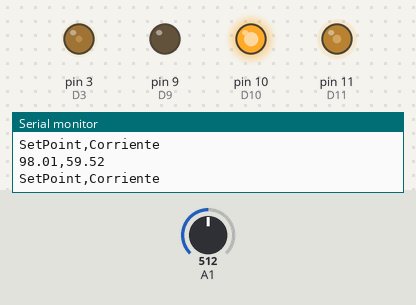
Bench run of a sketch on a simulated Arduino Uno, built with avr-gcc and run on an emulated ATmega328P. Parts: output pins drawn as LEDs (lit = HIGH), the last lines printed to the serial monitor. Inputs (shaded band) come from the test bench; at power-on: A1 = 512. Pins used as bus, display or sensor lines are not drawn.

Above: at 1.2 s.
1.3 s: A1 set to 842
At 2.84 s:
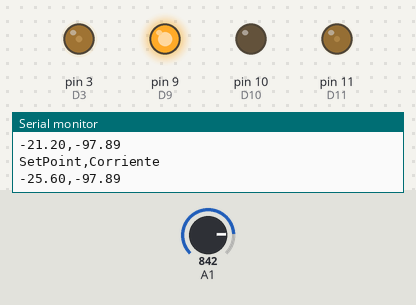
4.3 s: A1 set to 876
At 5.46 s:
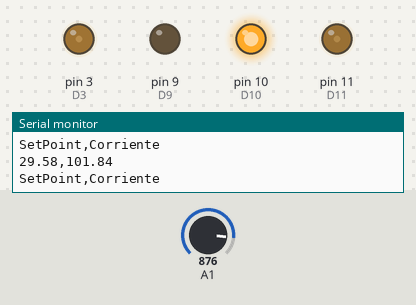
7.3 s: A1 set to 0
At 9.25 s:
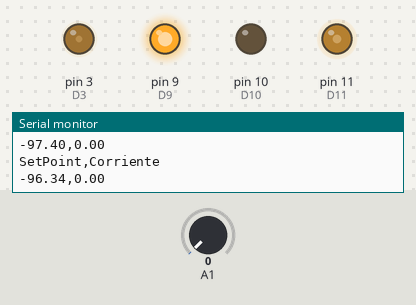
Timing chart, 0 to 16.3 s (numbered marks = the images above; inputs shaded):
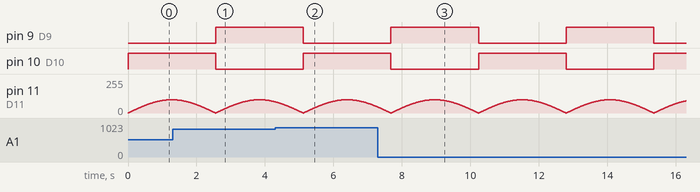

Measured:
- the behaviour switches between 860 and 861 on A1 (found by bisection; images 1 and 2)
- by itself, pin 9 (D9), pin 10 (D10): alternates HIGH for 2.6 s and LOW for 2.6 s

The sketch:

OpenLoop_OPAM.ino
```cpp
#define PI 3.1415926535897932384626433832795

float Kp=5, Ki=26;//, Td=0;
int D10=10,D4=4,D3=3,D5=5,D9=9,D11=11;
float mil,sec=0,t;
float Out1,Out2,Out1a,Out1b,Out2a,Out2b;
float e,u,un,en,SPo,SensorC=0,IOut=0,IOut_1=0,eKp,DOut=0,DOut_1=0;
float frecuencia=1000;
float T=1/frecuencia;
double Corriente_Opamp;
double sen1=0;
void setup(){
  Serial.begin(9600);
  pinMode(D10, OUTPUT);
  pinMode(D4, OUTPUT);
  pinMode(D3, OUTPUT);
  pinMode(D5, OUTPUT);
  pinMode(D9, OUTPUT);
  pinMode(D11, OUTPUT);

  noInterrupts();           // deshabilita las interrupciones

  //**********************TIMER 0**********************

   TCCR0A = 0;                        // importante colocar en cero
   TCCR0B = 0;                        // importante colocar en cero
   TCNT0  = 0;                        // importante colocar en cero

   TCCR0A |= (1 << WGM01);            // CTC mode
   TCCR0B = _BV(CS02)| _BV(CS00);     // Clock/1024   //prescaler1024
   OCR0A  = 15; //(16000000/1024/frec=1000Hz)-1;       //
   TIMSK0 |= (1 << OCIE0A);           // enable

  //*********************TIMER 2***********************

   TCCR2A = 0;                        // importante colocar en cero
   TCCR2B = 0;                        // importante colocar en cero
   TCNT2  = 0;                        // importante colocar en cero

  //*********TIMER 2 Fast PWM 8-bit mode***************
  TCCR2A = _BV(COM2A1) | _BV(COM2B1) | _BV(WGM21) | _BV(WGM20);  //Clear mode
  TCCR2B = (0 << CS22)| _BV(CS20);
  interrupts();

}

ISR(TIMER0_COMPA_vect){          // timer 0  (cada 1 mS)
 mil =mil+1;
 if(mil == 1000.0){
     sec=sec+1.0;
    mil=0;
  }
 t= sec+mil/1000.0;

 //Out1 = 255.0*sin(2.0*PI*0.2*t);     // SENO para EL PIN D3, D4 y D5
 //Out2 = 100.0*sin(2.0*PI*0.5*t);    // SENO para EL PIN D11, D10 y D9

u=100.0*sin(2.0*PI*0.2*t);
/*
e=SPo-SensorC;

//*******Control Proporcional*********
eKp=Kp*e;
//*******Control Integral*************
IOut=e*Ki*T+IOut_1;
IOut_1=IOut;
//*******Control Derivativo**********
/*
DOut=(e*Td-DOut_1)/T;
DOut_1=e*Td;


u=eKp+IOut;//+DOut;
u=constrain(u,-254,254);
*/
if (u >= 0.0) {  un = u;digitalWrite(D4,HIGH);digitalWrite(D5,LOW);OCR2B  =  50;} // D4 y D5 Compuerta AND seno POSITIVO
else { un = -u;digitalWrite(D4,LOW);digitalWrite(D5,HIGH);OCR2B  =  abs(50);} // D4 y D5 Compuerta AND seno NEGATIVO

if (u >= 0.0) {  Out2a = Out2;digitalWrite(D10,HIGH);digitalWrite(D9,LOW);OCR2A=u;SensorC=sen1;} // D10 y D9 Compuerta AND seno POSITIVO
else { Out2b = abs(Out2);digitalWrite(D10,LOW);digitalWrite(D9,HIGH);OCR2A=abs(u);SensorC=-sen1;} // D10 y 9 Compuerta AND seno NEGATIVO

}

void loop() {
  //*********Lectura del A0**********
  //float sen0=analogRead(A0);
  sen1=analogRead(A1)*5.0/1024.0/42.0/0.1*100.0;
  //**********************Leyendas*********************
  Serial.println("SetPoint,Corriente");
  //*************************************************** IMPORTANTE NO MOVER O HAY CONFLICTO CON EL INA3221
Serial.print(u);
/*
Serial.print(",");
Serial.print(e);
Serial.print(",");
Serial.print(SPo);
*/
Serial.print(",");
Serial.println(SensorC);

}
```
